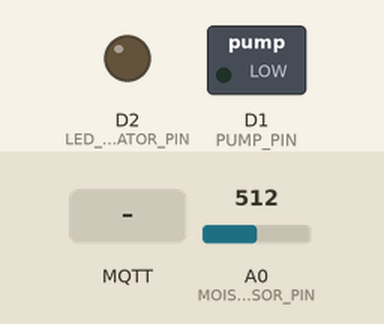
Bench run of a sketch on a simulated ESP8266 (NodeMCU). Shown: switched loads named in the sketch (green lamp = pin HIGH), output pins drawn as LEDs (lit = HIGH). The test bench sets the inputs (shaded band); at power-on: A0 (MOISTURE_SENSOR_PIN) = 512. WiFi joins after 1.5 s; servers stay silent unless stated; uploads are accepted with an empty reply; no MQTT or app messages arrive unless stated; what the sketch prints to the serial monitor is not drawn.

Above: at 2.7 s.
2.8 s: MQTT message "ON" arrives on the first subscribed topic
At 3.4 s:
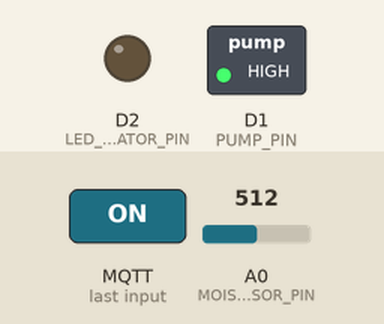
At 10.1 s:
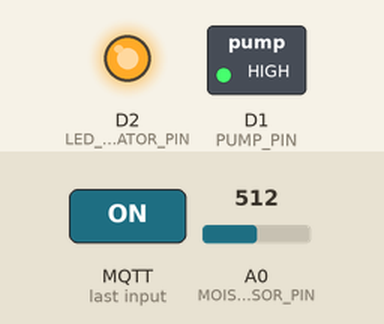
11.7 s: MQTT message "OFF" arrives on the first subscribed topic
At 20.1 s:
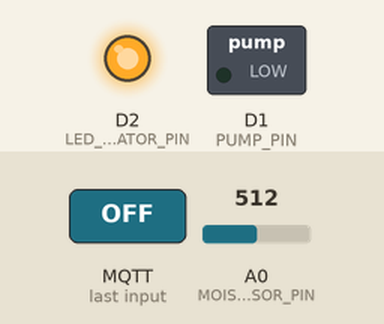
Timing chart, 0 to 31.7 s (numbered marks = the images above; inputs shaded):
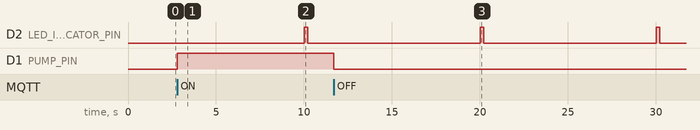

Measured:
- after the input at 2.8 s, D1 (PUMP_PIN): LOW → HIGH at once
- after the input at 11.7 s, D1 (PUMP_PIN): HIGH → LOW at once
- by itself, D2 (LED_INDICATOR_PIN): alternates HIGH for 0.20 s and LOW for 9.8 s

The sketch:

nodemcu_irrigation.ino
```cpp
#include "config.h"
#include "secrets.h"
#include "debug.h"
#include "communication.h"

unsigned long lastReadTime = 0;
unsigned long lastSendTime = 0;

void setup() {
  // Initialize Debug Serial
  DEBUG_BEGIN(115200);
  DEBUG_PRINTLN("\n--- Smart Irrigation System Started ---");

  // Initialize Pins
  pinMode(MOISTURE_SENSOR_PIN, INPUT);
  pinMode(PUMP_PIN, OUTPUT);
  pinMode(LED_INDICATOR_PIN, OUTPUT);

  // Ensure pump is OFF initially (assuming HIGH triggers relay, adjust if needed)
  digitalWrite(PUMP_PIN, LOW);
  digitalWrite(LED_INDICATOR_PIN, LOW);

  // Setup WiFi and MQTT
  setupWiFi();
  mqttClient.setServer(MQTT_BROKER, MQTT_PORT);
  mqttClient.setCallback(mqttCallback);
}

void loop() {
  // Ensure MQTT connection is alive
  if (!mqttClient.connected()) {
    reconnectMQTT();
  }
  mqttClient.loop();

  unsigned long currentMillis = millis();

  // Read Sensor Data Periodically
  if (currentMillis - lastReadTime >= SENSOR_READ_INTERVAL) {
    lastReadTime = currentMillis;

    int moistureValue = analogRead(MOISTURE_SENSOR_PIN);
    DEBUG_PRINT("Raw Moisture Value: ");
    DEBUG_PRINTLN(moistureValue);

    // Optional: Local fail-safe logic (if backend fails)
    // if (moistureValue > DRY_THRESHOLD) {
    //   digitalWrite(PUMP_PIN, HIGH);
    // }

    // Send Data Periodically
    if (currentMillis - lastSendTime >= DATA_SEND_INTERVAL) {
      lastSendTime = currentMillis;

      // Indicate data transmission
      digitalWrite(LED_INDICATOR_PIN, HIGH);

      // Send data via both REST and MQTT to demonstrate architecture
      // In production, you might choose just one
      sendDataHTTP(moistureValue);
      sendDataMQTT(moistureValue);

      digitalWrite(LED_INDICATOR_PIN, LOW);
    }
  }
}
```

communication.h
```cpp
#ifndef COMMUNICATION_H
#define COMMUNICATION_H

#include <ESP8266WiFi.h>
#include <ESP8266HTTPClient.h>
#include <PubSubClient.h>
#include <WiFiClient.h>
#include "secrets.h"
#include "config.h"
#include "debug.h"

WiFiClient wifiClient;
PubSubClient mqttClient(wifiClient);

// Function to handle incoming MQTT messages (pump control)
void mqttCallback(char* topic, byte* payload, unsigned int length) {
  DEBUG_PRINT("Message arrived on topic: ");
  DEBUG_PRINTLN(topic);

  String message = "";
  for (unsigned int i = 0; i < length; i++) {
    message += (char)payload[i];
  }

  DEBUG_PRINT("Message: ");
  DEBUG_PRINTLN(message);

  if (String(topic) == MQTT_TOPIC_CONTROL) {
    if (message == "ON") {
      digitalWrite(PUMP_PIN, HIGH);
      DEBUG_PRINTLN("Pump turned ON via MQTT");
    } else if (message == "OFF") {
      digitalWrite(PUMP_PIN, LOW);
      DEBUG_PRINTLN("Pump turned OFF via MQTT");
    }
  }
}

// Connect to WiFi
void setupWiFi() {
  delay(10);
  DEBUG_PRINTLN();
  DEBUG_PRINT("Connecting to WiFi: ");
  DEBUG_PRINTLN(WIFI_SSID);

  WiFi.mode(WIFI_STA);
  WiFi.begin(WIFI_SSID, WIFI_PASSWORD);

  while (WiFi.status() != WL_CONNECTED) {
    delay(500);
    DEBUG_PRINT(".");
  }

  DEBUG_PRINTLN("");
  DEBUG_PRINTLN("WiFi connected.");
  DEBUG_PRINT("IP address: ");
  DEBUG_PRINTLN(WiFi.localIP());
}

// Reconnect MQTT
void reconnectMQTT() {
  while (!mqttClient.connected()) {
    DEBUG_PRINT("Attempting MQTT connection...");
    if (mqttClient.connect(MQTT_CLIENT_ID)) {
      DEBUG_PRINTLN("connected");
      // Subscribe to control topic
      mqttClient.subscribe(MQTT_TOPIC_CONTROL);
    } else {
      DEBUG_PRINT("failed, rc=");
      DEBUG_PRINT(mqttClient.state());
      DEBUG_PRINTLN(" try again in 5 seconds");
      delay(5000);
    }
  }
}

// Send data via HTTP REST
void sendDataHTTP(int moistureLevel) {
  if (WiFi.status() == WL_CONNECTED) {
    HTTPClient http;
    http.begin(wifiClient, BACKEND_URL);
    http.addHeader("Content-Type", "application/json");

    // Create simple JSON payload
    String payload = "{\"moisture\": " + String(moistureLevel) + "}";

    int httpResponseCode = http.POST(payload);

    if (httpResponseCode > 0) {
      DEBUG_PRINT("HTTP Response code: ");
      DEBUG_PRINTLN(httpResponseCode);
    } else {
      DEBUG_PRINT("Error code: ");
      DEBUG_PRINTLN(httpResponseCode);
    }
    http.end();
  } else {
    DEBUG_PRINTLN("WiFi Disconnected");
  }
}

// Send data via MQTT
void sendDataMQTT(int moistureLevel) {
  if (!mqttClient.connected()) {
    reconnectMQTT();
  }
  mqttClient.loop();

  String payload = "{\"moisture\": " + String(moistureLevel) + "}";
  mqttClient.publish(MQTT_TOPIC_SENSOR, payload.c_str());
  DEBUG_PRINT("MQTT Published: ");
  DEBUG_PRINTLN(payload);
}

#endif
```

debug.h
```cpp
#ifndef DEBUG_H
#define DEBUG_H

// Comment out the line below to disable debug printing
#define DEBUG_MODE

#ifdef DEBUG_MODE
  #define DEBUG_PRINT(x) Serial.print(x)
  #define DEBUG_PRINTLN(x) Serial.println(x)
  #define DEBUG_BEGIN(baud) Serial.begin(baud)
#else
  #define DEBUG_PRINT(x)
  #define DEBUG_PRINTLN(x)
  #define DEBUG_BEGIN(baud)
#endif

#endif
```

secrets.h
```cpp
#ifndef SECRETS_H
#define SECRETS_H

// Replace with your network credentials
const char* WIFI_SSID = "YOUR_WIFI_SSID";
const char* WIFI_PASSWORD = "YOUR_WIFI_PASSWORD";

// Replace with your Backend API & MQTT Broker details
const char* BACKEND_URL = "http://192.168.1.100:5000/api/sensor-data";
const char* MQTT_BROKER = "192.168.1.100";
const int MQTT_PORT = 1883;

// Optional: API keys if ESP talks directly to external services
// const char* OPENWEATHER_API_KEY = "YOUR_API_KEY";

#endif
```

config.h
```cpp
#ifndef CONFIG_H
#define CONFIG_H

// --- Hardware Pin Definitions ---
#define MOISTURE_SENSOR_PIN A0   // Analog pin for Soil Moisture Sensor
#define PUMP_PIN D1              // Digital pin for Relay (Pump)
#define LED_INDICATOR_PIN D2     // Digital pin for Status LED

// --- Thresholds & Calibration ---
// Note: These values depend on the specific sensor and soil type.
// 0 (wet) to 1024 (dry) is typical for generic analog sensors.
#define DRY_THRESHOLD 700
#define WET_THRESHOLD 300

// --- System Configuration ---
#define SENSOR_READ_INTERVAL 5000  // Read sensor every 5 seconds
#define DATA_SEND_INTERVAL 10000   // Send data to backend every 10 seconds

// MQTT Settings
#define MQTT_CLIENT_ID "ESP8266_Irrigation_Node_1"
#define MQTT_TOPIC_SENSOR "irrigation/sensor/data"
#define MQTT_TOPIC_CONTROL "irrigation/pump/control"

#endif
```
